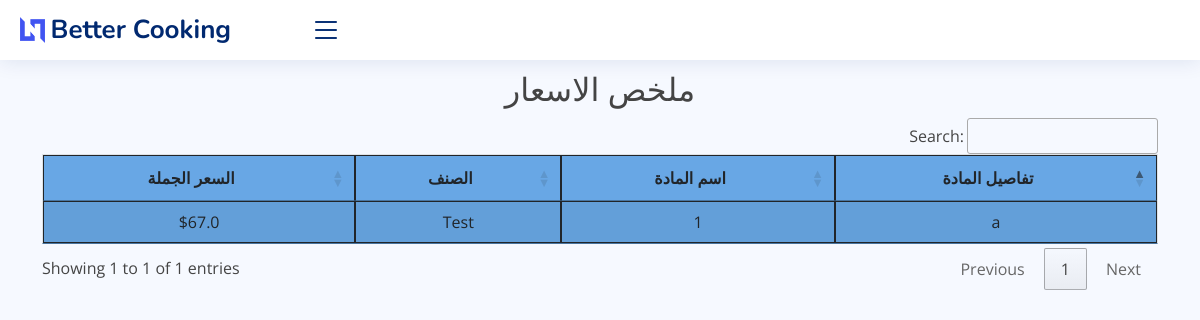
The app's page /price_list/, older data.
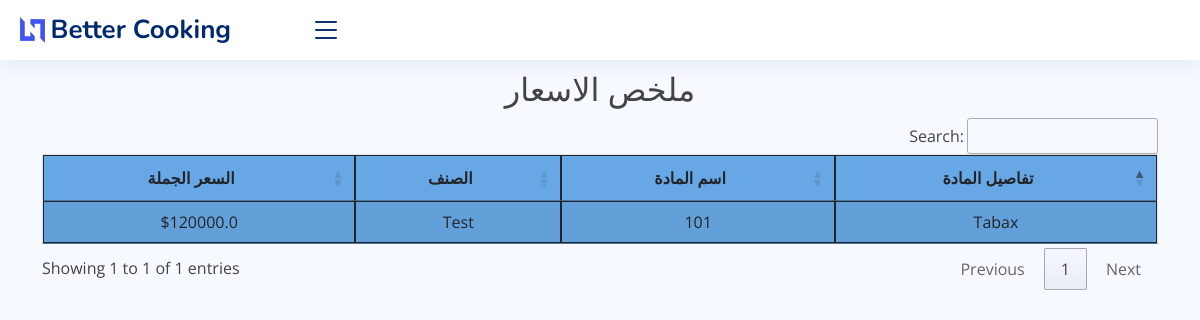
The same page, newer data.
### core/models.py (models this page shows, shortened)
class Item(models.Model):
    PRICELIST = (
        ('جملة', 'جملة'),
    )
    item_code = models.CharField(max_length=50)
    name = models.CharField(max_length=255)
    category = models.CharField(max_length=30, default='Test')
    price = models.FloatField(default=1)
    price_list = models.CharField(max_length=30, choices=PRICELIST, default='مفرد')
    note = models.TextField(blank=True)
    class Meta:
        verbose_name_plural = 'المواد'

### core/views.py (the view)
# urls.py: path('price_list/', views.price_list, name='price_list'),
def price_list(request):
    us_p = Item.objects.select_related()
    context = {'us_p': us_p}
    return render(request, 'core/reports/price_list.html', context)

### core/templates/core/reports/price_list.html (shortened to what this page needs)
{% extends 'core/base2.html' %}
{% load static %}
{% block content %}
    <br>
    <br>
    <br>
    <h2 class="text-center">ملخص الاسعار</h2>
    <table id="example" class="table table-striped" style="background-color: #68a7e5">
        <thead>
        <tr>
            <th style="text-align: center">تفاصيل المادة</th>
            <th style="text-align: center">اسم المادة</th>
            <th style="text-align: center">الصنف</th>
            <th style="text-align: center">السعر الجملة</th>
        </tr>
        </thead>
        <tbody>
        {% for i in us_p %}
            {% if i.price_list == "جملة" %}
                <tr>
                    <td>{{ i.name }}</td>
                    <td>{{ i.item_code }}</td>
                    <td>{{ i.category }}</td>
                    <td>${{ i.price }}</td>
                </tr>
            {% endif %}
        {% endfor %}
        </tbody>
    </table>
    <link rel="stylesheet" type="text/css" href="https://cdn.datatables.net/1.10.25/css/jquery.dataTables.css">
    <link rel="stylesheet" type="text/css"
          href="https://cdn.datatables.net/buttons/2.4.1/css/buttons.dataTables.min.css">
{% endblock %}

Row changes from the older to the newer data that the page shows:
removed Item: name "a", item_code "1", category "Test", price "67.0"
added Item: name "Tabax", item_code "101", category "Test", price "120000.0"
